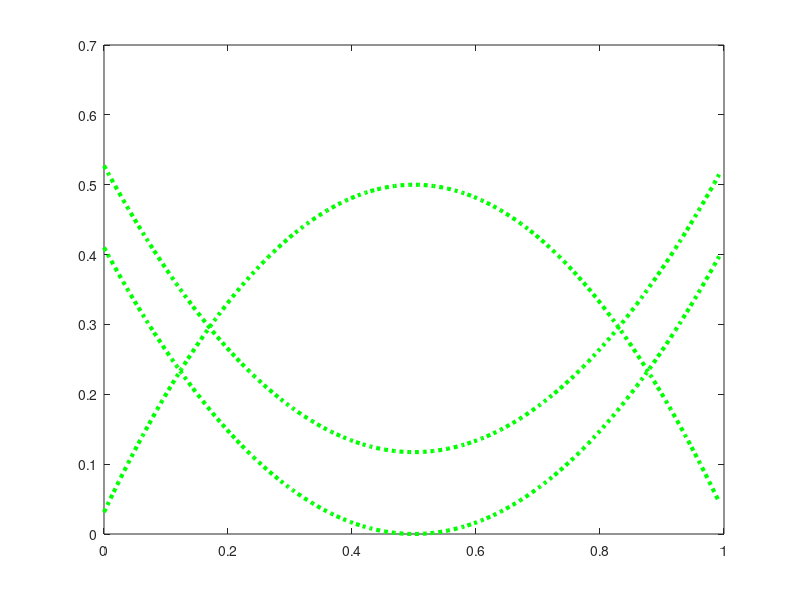

The MATLAB script that drew this image: (Note: this script raises an error after producing the figure.)
clc
clear all;
close all
SampFreq = 256/2;
addpath('D:\tfsa_5-5\windows\win64_bin');
t = 0:1/SampFreq:1-1/SampFreq;

Sig1 = exp(-abs(t-0.5)/2).*exp(1i*(2*pi*(70*(t-0.5).^3))+1i*(2*pi*(0*t))); %300t»òÕß150t
Sig2 = exp(-abs(t-0.5)/2).*exp(1i*(-2*pi*(80*(t-0.5).^3))+1i*(2*pi*(64*t))); %300t»òÕß150t
Sig3 = exp(-abs(t-0.5)/2).*exp(1i*(2*pi*(70*(t-0.5).^3))+1i*(2*pi*(15*t))); %300t»òÕß150t

IF_O(:,1)=3*70*(t-0.5).^2/1;
IF_O(:,2)=-3*80*(t-0.5).^2/1+64;
IF_O(:,3)=3*70*(t-0.5).^2/1+15;


num=3;
NS=100;
%NS=2;
%NS=5;
IF_O=2*IF_O/length(IF_O);
% HADTFD BASED
win_length=45;
%for snr=-10:2:10
iiii=0;
delta=2;
L=32*1;
FFT_length=length(Sig1);
iiii=iiii+1;

a=2*rand(1,3);
% a(:)=1;
%SigO=(1+a(1))*Sig1+(1+a(2))*Sig2+(1+a(3))*Sig3;
SigO=4*Sig1+2*Sig2+1*Sig3;
delta=3;
%    SigO=Sig1+Sig2+Sig3;

Sig=awgn(SigO,10,'measured');
plot(t,IF_O/2,'g:','linewidth',3);
for kkkkk=0:2
hold on;    
    % ORIGINAL
    
    if kkkkk==0
        findex1 =FASTEST_IF(Sig,win_length, num, delta,L,0,0,2,length(Sig))*2*SampFreq;
        plot(t,findex1.'/256,'k--','linewidth',3);

    elseif kkkkk==1
        findex2 =ADTFD_RANSAC(Sig,3,15,64,num,500/1,4,8,1);
        plot(t,findex2.'/256,'b-.','linewidth',3);
    elseif kkkkk==2
        
        findex3 =QML_RANSAC(Sig,3,15,64,num,500/1,4,8,1);
        plot(t,findex3.'/256,'r:','linewidth',3);
        
    end
    
end
    %legend('Original IF','FAST-IF','ADTFD-RANSAC','QML-RANSAC');
    xlabel('Time(s)');
    ylabel('Instantaneous Frequency (Hz)');
axis([0 1 0 0.5])

t = 0:1/SampFreq:1-1/SampFreq;
f=0:1/256:0.5-1/256;    
I=HTFD_new1(Sig,3,8,64);

figure;
imagesc(t,f,I)
set(gcf,'Position',[20 100 640 500]);
xlabel('Time / Sec','FontSize',20,'FontName','Times New Roman');
ylabel('Frequency / Hz','FontSize',20,'FontName','Times New Roman');
set(gca,'YDir','normal');
%title('(c)','FontSize',24,'FontName','Times New Roman');
set(gca,'FontSize',20);
axis([0 1 0 0.5])

